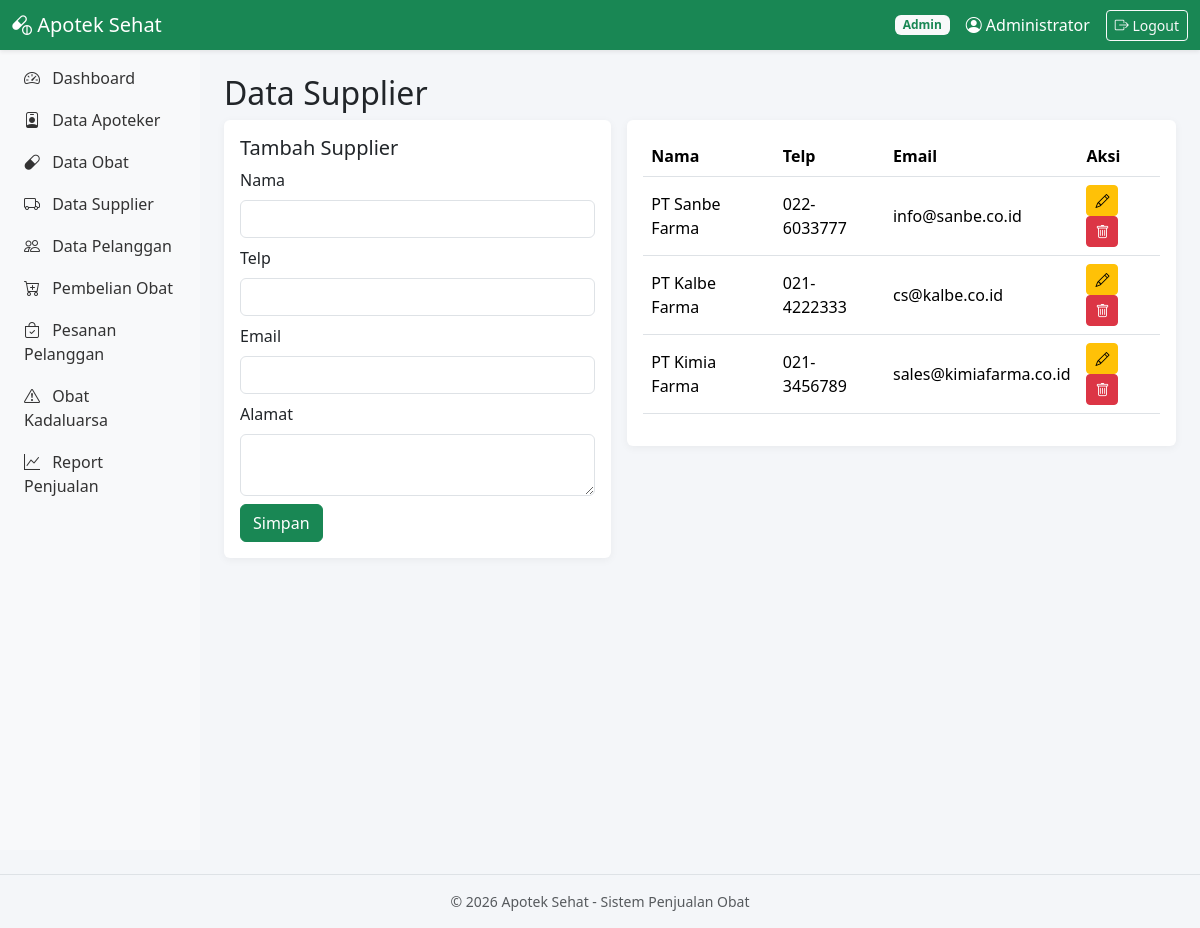
The page /admin/supplier.php (signed in) on the database its author committed.
### tables this page shows
CREATE TABLE IF NOT EXISTS supplier (
  id INT AUTO_INCREMENT PRIMARY KEY,
  nama_supplier VARCHAR(100) NOT NULL,
  alamat TEXT,
  no_telp VARCHAR(20),
  email VARCHAR(100),
  created_at TIMESTAMP DEFAULT CURRENT_TIMESTAMP
);

### includes/auth.php (called while the page is built, shortened)
<?php
function e($s){ return htmlspecialchars((string)$s, ENT_QUOTES, 'UTF-8'); }

### admin/supplier.php (the view, shortened to what this page needs)
<?php
require_once __DIR__.'/../includes/header.php';
$edit=null;
$rows=$conn->query("SELECT * FROM supplier ORDER BY id DESC")->fetchAll();
?>
<h2>Data Supplier</h2>
<div class="row g-3">
<div class="col-md-5"><div class="card p-3"><h5><?= $edit?'Edit':'Tambah' ?> Supplier</h5>
<form method="post"><input type="hidden" name="id" value="<?= e($edit['id']??'') ?>">
<div class="mb-2"><label class="form-label">Nama</label><input name="nama_supplier" class="form-control" value="<?= e($edit['nama_supplier']??'') ?>" required></div>
<div class="mb-2"><label class="form-label">Telp</label><input name="no_telp" class="form-control" value="<?= e($edit['no_telp']??'') ?>"></div>
<div class="mb-2"><label class="form-label">Email</label><input name="email" class="form-control" value="<?= e($edit['email']??'') ?>"></div>
<div class="mb-2"><label class="form-label">Alamat</label><textarea name="alamat" class="form-control" rows="2"><?= e($edit['alamat']??'') ?></textarea></div>
<button class="btn btn-success">Simpan</button>
</form></div></div>
<div class="col-md-7"><div class="card p-3"><div class="table-responsive"><table class="table table-hover align-middle">
<thead><tr><th>Nama</th><th>Telp</th><th>Email</th><th>Aksi</th></tr></thead><tbody>
<?php foreach($rows as $r):?>
<tr><td><?= e($r['nama_supplier']) ?></td><td><?= e($r['no_telp']) ?></td><td><?= e($r['email']) ?></td>
<td><a class="btn btn-sm btn-warning" href="?edit=<?= $r['id'] ?>"><i class="bi bi-pencil"></i></a>
<a class="btn btn-sm btn-danger" href="?delete=<?= $r['id'] ?>" onclick="return confirm('Hapus?')"><i class="bi bi-trash"></i></a></td></tr>
<?php endforeach;?>
</tbody></table></div></div></div></div>
<?php require __DIR__.'/../includes/footer.php'; ?>

### assets/css/style.css (style rules this page uses)
body { background:#f4f6f9;font-family:'Segoe UI',sans-serif }
.card { border:none;box-shadow:0 2px 8px rgba(0,0,0,.05) }
.table thead { background:#198754;color:#fff }

### rows shown on the page
supplier: nama_supplier "PT Sanbe Farma", no_telp "022-6033777", email "info@sanbe.co.id"
supplier: nama_supplier "PT Kalbe Farma", no_telp "021-4222333", email "cs@kalbe.co.id"
supplier: nama_supplier "PT Kimia Farma", no_telp "021-3456789", email "sales@kimiafarma.co.id"

### other values the page prints
$role "Admin"
$nama "Administrator"
